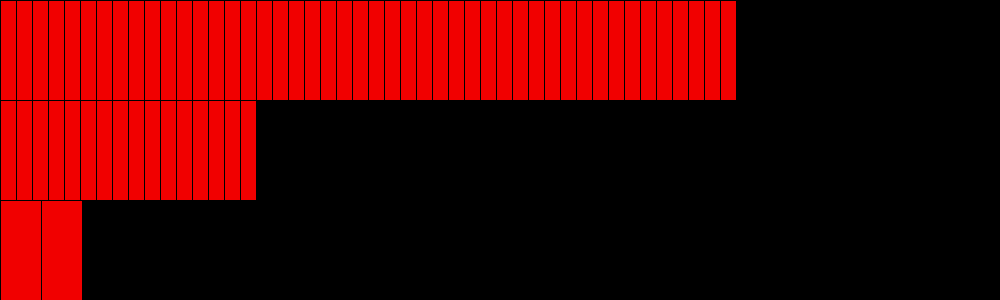
Frame 1 (no input)
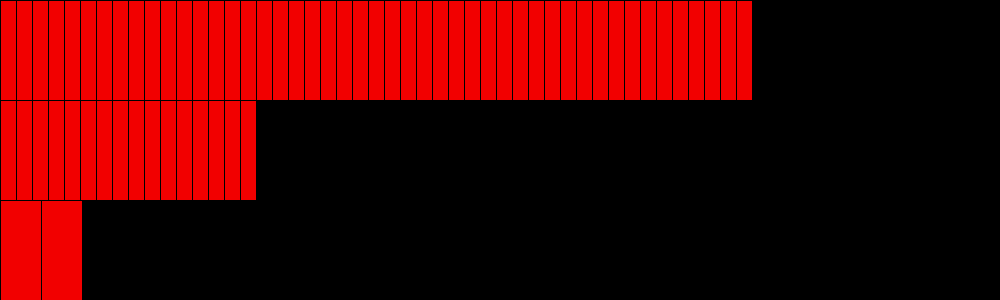
Frame 60 (the mouse pressed at the canvas centre just before this capture)
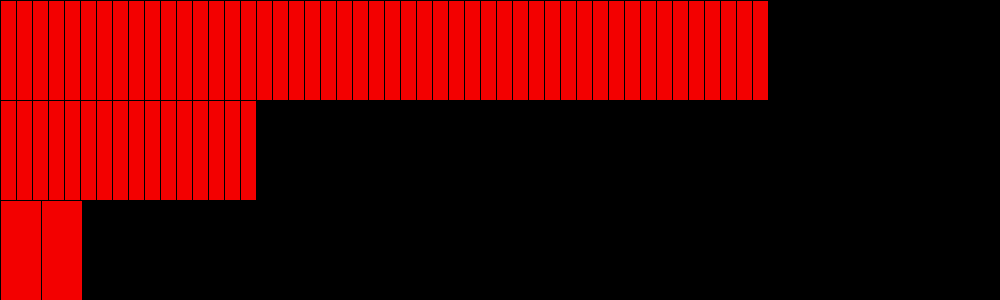
Frame 120 (the mouse held since frame 60 and released just before this capture)

The Processing sketch that drew these frames (run headless with seeded random() and noise(); from frame 60 on, the mouse is pressed at the canvas centre):

// Processing sketch: processing_169640
// ── processing_169640.pde

int minutes;
int seconds;
int hours;
float value;
float c;
float size;


void setup() {
  size(1000,300);
  size = width/60;
 
  
  
}


void draw() {
  value = second();
  seconds = second();
  minutes = minute();
  hours = hour();
  float c = map(value,0,60,195,255);
  
  
  //map(minutes,0,60,0,width);
  //map(seconds,0,60,0,width);
  //map(hours,0,24,0,width);
  background(0);
  fill(c,0,0);
  rectMode(CENTER);
  size = width/60;
  
  pushMatrix();
  for (int i = 0; i < seconds; i++) {
  rect(i*size+(size/2),50,size,height/3);
  }
  popMatrix();
  
  for (int j = 0; j < minutes; j++) {
  rect(j*size+(size/2), height/2, size, height/3);
  }
  size = width/24;
  for (int k = 0; k < hours; k++) {
  rect(k*size+(size/2), 250, size, height/3);
  }
  
}
